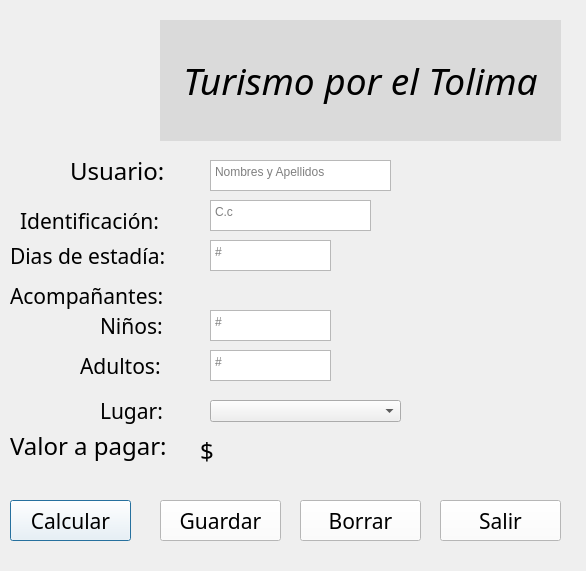
<?xml version="1.0" encoding="UTF-8"?>
<ui version="4.0">
 <class>MainWindow</class>
 <widget class="QDialog" name="MainWindow">
  <property name="geometry">
   <rect>
    <x>0</x>
    <y>0</y>
    <width>586</width>
    <height>571</height>
   </rect>
  </property>
  <property name="font">
   <font>
    <weight>50</weight>
    <bold>false</bold>
   </font>
  </property>
  <property name="windowTitle">
   <string>Turismo por el TOLIMA</string>
  </property>
  <property name="windowIcon">
   <iconset>
    <normaloff>../Users/USUARIO/Documents/DANIEL UCC 2DO/Herramientas Computacionales/LAURA/viajes.qrc.ico</normaloff>../Users/USUARIO/Documents/DANIEL UCC 2DO/Herramientas Computacionales/LAURA/viajes.qrc.ico</iconset>
  </property>
  <widget class="QLabel" name="label_2">
   <property name="geometry">
    <rect>
     <x>160</x>
     <y>20</y>
     <width>401</width>
     <height>121</height>
    </rect>
   </property>
   <property name="font">
    <font>
     <family>Century Gothic</family>
     <pointsize>28</pointsize>
     <weight>9</weight>
     <italic>true</italic>
     <bold>false</bold>
    </font>
   </property>
   <property name="styleSheet">
    <string notr="true">background-color: rgb(218, 218, 218);
font: 75 italic 28pt &quot;Century Gothic&quot;;</string>
   </property>
   <property name="text">
    <string>Turismo por el Tolima</string>
   </property>
   <property name="alignment">
    <set>Qt::AlignCenter</set>
   </property>
   <property name="margin">
    <number>-1</number>
   </property>
  </widget>
  <widget class="QLabel" name="label_3">
   <property name="geometry">
    <rect>
     <x>70</x>
     <y>150</y>
     <width>111</width>
     <height>41</height>
    </rect>
   </property>
   <property name="font">
    <font>
     <family>Arial Rounded MT Bold</family>
     <pointsize>18</pointsize>
    </font>
   </property>
   <property name="text">
    <string>Usuario:</string>
   </property>
  </widget>
  <widget class="QTextEdit" name="textEditNombre">
   <property name="geometry">
    <rect>
     <x>210</x>
     <y>160</y>
     <width>181</width>
     <height>31</height>
    </rect>
   </property>
   <property name="focusPolicy">
    <enum>Qt::StrongFocus</enum>
   </property>
   <property name="tabChangesFocus">
    <bool>true</bool>
   </property>
   <property name="placeholderText">
    <string>Nombres y Apellidos</string>
   </property>
  </widget>
  <widget class="QLabel" name="label_4">
   <property name="geometry">
    <rect>
     <x>20</x>
     <y>210</y>
     <width>161</width>
     <height>21</height>
    </rect>
   </property>
   <property name="font">
    <font>
     <family>Arial Rounded MT Bold</family>
     <pointsize>16</pointsize>
    </font>
   </property>
   <property name="text">
    <string>Identificación:</string>
   </property>
  </widget>
  <widget class="QLabel" name="label_5">
   <property name="geometry">
    <rect>
     <x>10</x>
     <y>280</y>
     <width>161</width>
     <height>31</height>
    </rect>
   </property>
   <property name="font">
    <font>
     <family>Arial Rounded MT Bold</family>
     <pointsize>16</pointsize>
    </font>
   </property>
   <property name="text">
    <string>Acompañantes:</string>
   </property>
  </widget>
  <widget class="QLabel" name="label_6">
   <property name="geometry">
    <rect>
     <x>80</x>
     <y>350</y>
     <width>161</width>
     <height>31</height>
    </rect>
   </property>
   <property name="font">
    <font>
     <family>Arial Rounded MT Bold</family>
     <pointsize>16</pointsize>
    </font>
   </property>
   <property name="text">
    <string>Adultos:</string>
   </property>
  </widget>
  <widget class="QLabel" name="label_7">
   <property name="geometry">
    <rect>
     <x>10</x>
     <y>240</y>
     <width>161</width>
     <height>31</height>
    </rect>
   </property>
   <property name="font">
    <font>
     <family>Arial Rounded MT Bold</family>
     <pointsize>16</pointsize>
    </font>
   </property>
   <property name="text">
    <string>Dias de estadía: </string>
   </property>
  </widget>
  <widget class="QLabel" name="label_8">
   <property name="geometry">
    <rect>
     <x>100</x>
     <y>310</y>
     <width>161</width>
     <height>31</height>
    </rect>
   </property>
   <property name="font">
    <font>
     <family>Arial Rounded MT Bold</family>
     <pointsize>16</pointsize>
    </font>
   </property>
   <property name="text">
    <string>Niños: </string>
   </property>
  </widget>
  <widget class="QTextEdit" name="textEditIdent">
   <property name="geometry">
    <rect>
     <x>210</x>
     <y>200</y>
     <width>161</width>
     <height>31</height>
    </rect>
   </property>
   <property name="focusPolicy">
    <enum>Qt::StrongFocus</enum>
   </property>
   <property name="tabChangesFocus">
    <bool>true</bool>
   </property>
   <property name="html">
    <string>&lt;!DOCTYPE HTML PUBLIC &quot;-//W3C//DTD HTML 4.0//EN&quot; &quot;http://www.w3.org/TR/REC-html40/strict.dtd&quot;&gt;
&lt;html&gt;&lt;head&gt;&lt;meta name=&quot;qrichtext&quot; content=&quot;1&quot; /&gt;&lt;style type=&quot;text/css&quot;&gt;
p, li { white-space: pre-wrap; }
&lt;/style&gt;&lt;/head&gt;&lt;body style=&quot; font-family:'MS Shell Dlg 2'; font-size:8.25pt; font-weight:400; font-style:normal;&quot;&gt;
&lt;p style=&quot;-qt-paragraph-type:empty; margin-top:0px; margin-bottom:0px; margin-left:0px; margin-right:0px; -qt-block-indent:0; text-indent:0px;&quot;&gt;&lt;br /&gt;&lt;/p&gt;&lt;/body&gt;&lt;/html&gt;</string>
   </property>
   <property name="placeholderText">
    <string>C.c</string>
   </property>
  </widget>
  <widget class="QTextEdit" name="textEditDias">
   <property name="geometry">
    <rect>
     <x>210</x>
     <y>240</y>
     <width>121</width>
     <height>31</height>
    </rect>
   </property>
   <property name="focusPolicy">
    <enum>Qt::StrongFocus</enum>
   </property>
   <property name="tabChangesFocus">
    <bool>true</bool>
   </property>
   <property name="placeholderText">
    <string>#</string>
   </property>
  </widget>
  <widget class="QTextEdit" name="textEditNinos">
   <property name="geometry">
    <rect>
     <x>210</x>
     <y>310</y>
     <width>121</width>
     <height>31</height>
    </rect>
   </property>
   <property name="focusPolicy">
    <enum>Qt::StrongFocus</enum>
   </property>
   <property name="tabChangesFocus">
    <bool>true</bool>
   </property>
   <property name="placeholderText">
    <string>#</string>
   </property>
  </widget>
  <widget class="QTextEdit" name="textEditAdultos">
   <property name="geometry">
    <rect>
     <x>210</x>
     <y>350</y>
     <width>121</width>
     <height>31</height>
    </rect>
   </property>
   <property name="focusPolicy">
    <enum>Qt::StrongFocus</enum>
   </property>
   <property name="tabChangesFocus">
    <bool>true</bool>
   </property>
   <property name="placeholderText">
    <string>#</string>
   </property>
  </widget>
  <widget class="QLabel" name="label_9">
   <property name="geometry">
    <rect>
     <x>100</x>
     <y>390</y>
     <width>101</width>
     <height>41</height>
    </rect>
   </property>
   <property name="font">
    <font>
     <family>Arial Rounded MT Bold</family>
     <pointsize>16</pointsize>
    </font>
   </property>
   <property name="text">
    <string>Lugar: </string>
   </property>
  </widget>
  <widget class="QComboBox" name="lugares">
   <property name="geometry">
    <rect>
     <x>210</x>
     <y>400</y>
     <width>191</width>
     <height>22</height>
    </rect>
   </property>
   <property name="focusPolicy">
    <enum>Qt::TabFocus</enum>
   </property>
   <item>
    <property name="text">
     <string/>
    </property>
   </item>
   <item>
    <property name="text">
     <string>CAFAM</string>
    </property>
   </item>
   <item>
    <property name="text">
     <string>PARQUE NACIONAL NATURAL DE LOS NEVADOS</string>
    </property>
   </item>
   <item>
    <property name="text">
     <string>REPRESA PRADO</string>
    </property>
   </item>
  </widget>
  <widget class="QPushButton" name="btnCalcular">
   <property name="geometry">
    <rect>
     <x>10</x>
     <y>500</y>
     <width>121</width>
     <height>41</height>
    </rect>
   </property>
   <property name="font">
    <font>
     <family>Arial Rounded MT Bold</family>
     <pointsize>16</pointsize>
    </font>
   </property>
   <property name="focusPolicy">
    <enum>Qt::TabFocus</enum>
   </property>
   <property name="styleSheet">
    <string notr="true">background-color: rgb(0, 0, 0);
border-color: rgb(0, 0, 0);
background-color: rgb(255, 255, 255);</string>
   </property>
   <property name="text">
    <string>Calcular</string>
   </property>
  </widget>
  <widget class="QLabel" name="label_10">
   <property name="geometry">
    <rect>
     <x>10</x>
     <y>430</y>
     <width>171</width>
     <height>31</height>
    </rect>
   </property>
   <property name="font">
    <font>
     <family>Arial Rounded MT Bold</family>
     <pointsize>18</pointsize>
    </font>
   </property>
   <property name="styleSheet">
    <string notr="true"/>
   </property>
   <property name="text">
    <string>Valor a pagar:</string>
   </property>
  </widget>
  <widget class="QPushButton" name="btnGuardar">
   <property name="geometry">
    <rect>
     <x>160</x>
     <y>500</y>
     <width>121</width>
     <height>41</height>
    </rect>
   </property>
   <property name="font">
    <font>
     <family>Arial Rounded MT Bold</family>
     <pointsize>16</pointsize>
    </font>
   </property>
   <property name="styleSheet">
    <string notr="true">background-color: rgb(0, 0, 0);
border-color: rgb(0, 0, 0);
background-color: rgb(255, 255, 255);</string>
   </property>
   <property name="text">
    <string>Guardar</string>
   </property>
  </widget>
  <widget class="QPushButton" name="btnBorrar">
   <property name="geometry">
    <rect>
     <x>300</x>
     <y>500</y>
     <width>121</width>
     <height>41</height>
    </rect>
   </property>
   <property name="font">
    <font>
     <family>Arial Rounded MT Bold</family>
     <pointsize>16</pointsize>
    </font>
   </property>
   <property name="styleSheet">
    <string notr="true">background-color: rgb(0, 0, 0);
border-color: rgb(0, 0, 0);
background-color: rgb(255, 255, 255);</string>
   </property>
   <property name="text">
    <string>Borrar</string>
   </property>
  </widget>
  <widget class="QPushButton" name="btnSalir">
   <property name="geometry">
    <rect>
     <x>440</x>
     <y>500</y>
     <width>121</width>
     <height>41</height>
    </rect>
   </property>
   <property name="font">
    <font>
     <family>Arial Rounded MT Bold</family>
     <pointsize>16</pointsize>
    </font>
   </property>
   <property name="styleSheet">
    <string notr="true">background-color: rgb(0, 0, 0);
border-color: rgb(0, 0, 0);
background-color: rgb(255, 255, 255);</string>
   </property>
   <property name="text">
    <string>Salir</string>
   </property>
  </widget>
  <widget class="QLabel" name="precio">
   <property name="geometry">
    <rect>
     <x>200</x>
     <y>430</y>
     <width>181</width>
     <height>41</height>
    </rect>
   </property>
   <property name="font">
    <font>
     <family>Arial Rounded MT Bold</family>
     <pointsize>18</pointsize>
    </font>
   </property>
   <property name="text">
    <string>$</string>
   </property>
  </widget>
  <widget class="QLabel" name="label">
   <property name="geometry">
    <rect>
     <x>20</x>
     <y>30</y>
     <width>121</width>
     <height>101</height>
    </rect>
   </property>
   <property name="styleSheet">
    <string notr="true">image: url(:/icono/viajesico.ico);</string>
   </property>
   <property name="text">
    <string/>
   </property>
  </widget>
 </widget>
 <tabstops>
  <tabstop>textEditNombre</tabstop>
  <tabstop>textEditIdent</tabstop>
  <tabstop>textEditDias</tabstop>
  <tabstop>textEditNinos</tabstop>
  <tabstop>textEditAdultos</tabstop>
  <tabstop>lugares</tabstop>
  <tabstop>btnCalcular</tabstop>
  <tabstop>btnGuardar</tabstop>
  <tabstop>btnBorrar</tabstop>
  <tabstop>btnSalir</tabstop>
 </tabstops>
 <resources>
  <include location="logoviaje.qrc"/>
 </resources>
 <connections>
  <connection>
   <sender>btnBorrar</sender>
   <signal>clicked()</signal>
   <receiver>textEditNombre</receiver>
   <slot>clear()</slot>
   <hints>
    <hint type="sourcelabel">
     <x>388</x>
     <y>515</y>
    </hint>
    <hint type="destinationlabel">
     <x>364</x>
     <y>177</y>
    </hint>
   </hints>
  </connection>
  <connection>
   <sender>btnBorrar</sender>
   <signal>clicked()</signal>
   <receiver>textEditIdent</receiver>
   <slot>clear()</slot>
   <hints>
    <hint type="sourcelabel">
     <x>396</x>
     <y>523</y>
    </hint>
    <hint type="destinationlabel">
     <x>353</x>
     <y>221</y>
    </hint>
   </hints>
  </connection>
  <connection>
   <sender>btnBorrar</sender>
   <signal>clicked()</signal>
   <receiver>textEditDias</receiver>
   <slot>clear()</slot>
   <hints>
    <hint type="sourcelabel">
     <x>414</x>
     <y>508</y>
    </hint>
    <hint type="destinationlabel">
     <x>323</x>
     <y>266</y>
    </hint>
   </hints>
  </connection>
  <connection>
   <sender>btnBorrar</sender>
   <signal>clicked()</signal>
   <receiver>textEditNinos</receiver>
   <slot>clear()</slot>
   <hints>
    <hint type="sourcelabel">
     <x>382</x>
     <y>522</y>
    </hint>
    <hint type="destinationlabel">
     <x>317</x>
     <y>322</y>
    </hint>
   </hints>
  </connection>
  <connection>
   <sender>btnBorrar</sender>
   <signal>clicked()</signal>
   <receiver>textEditAdultos</receiver>
   <slot>clear()</slot>
   <hints>
    <hint type="sourcelabel">
     <x>398</x>
     <y>524</y>
    </hint>
    <hint type="destinationlabel">
     <x>321</x>
     <y>363</y>
    </hint>
   </hints>
  </connection>
  <connection>
   <sender>btnBorrar</sender>
   <signal>clicked()</signal>
   <receiver>lugares</receiver>
   <slot>clear()</slot>
   <hints>
    <hint type="sourcelabel">
     <x>402</x>
     <y>522</y>
    </hint>
    <hint type="destinationlabel">
     <x>377</x>
     <y>410</y>
    </hint>
   </hints>
  </connection>
  <connection>
   <sender>btnSalir</sender>
   <signal>clicked()</signal>
   <receiver>MainWindow</receiver>
   <slot>close()</slot>
   <hints>
    <hint type="sourcelabel">
     <x>483</x>
     <y>501</y>
    </hint>
    <hint type="destinationlabel">
     <x>546</x>
     <y>479</y>
    </hint>
   </hints>
  </connection>
  <connection>
   <sender>btnBorrar</sender>
   <signal>clicked()</signal>
   <receiver>precio</receiver>
   <slot>clear()</slot>
   <hints>
    <hint type="sourcelabel">
     <x>333</x>
     <y>517</y>
    </hint>
    <hint type="destinationlabel">
     <x>323</x>
     <y>448</y>
    </hint>
   </hints>
  </connection>
 </connections>
</ui>
